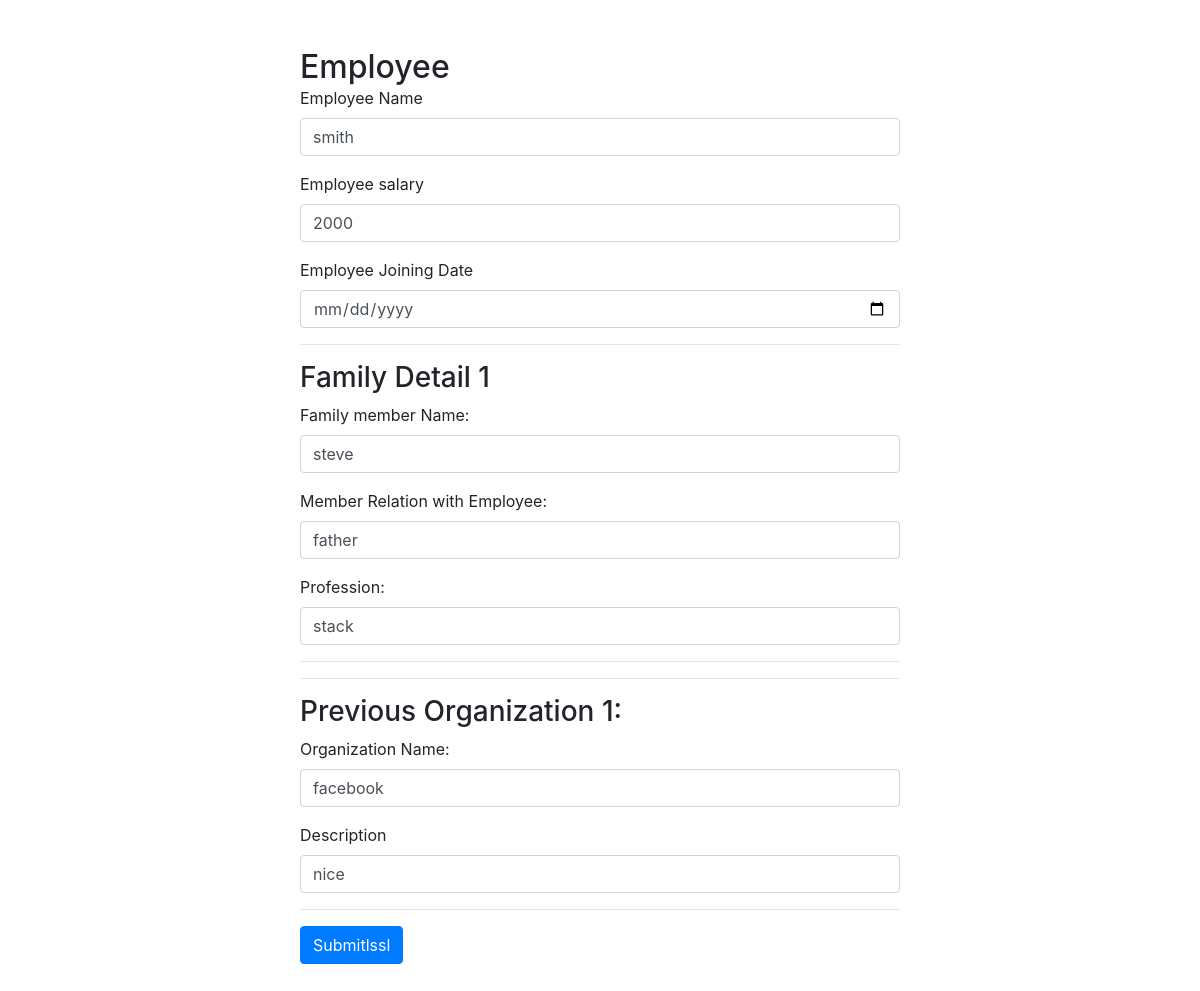
Page /employee/update/23 on the committed database.
### Employee/models.py (models this page shows, shortened)
class Employee(models.Model):
    name = models.CharField(max_length=100)
    salary = models.IntegerField()
    joining_date = models.DateField(auto_now_add=False, null=True, blank=True)

class FamilyDetail(models.Model):
    employees = models.ForeignKey(Employee, on_delete=models.CASCADE)
    name = models.CharField(max_length=100, null=True, blank=True)
    relation_with_employee = models.CharField(max_length=100, null=True, blank=True)
    profession = models.CharField(max_length=100, null=True, blank=True)

class PreviousOrganization(models.Model):
    employees = models.ForeignKey(Employee, on_delete=models.CASCADE)
    organization_name = models.CharField(max_length=50, null=True, blank=True)
    description = models.TextField(max_length=50, null=True, blank=True)

### Employee/views.py (the view, shortened to what this page needs)
# urls.py: path('update/<str:pk>', EmployeeUpdateView.as_view(), name="employee_update"),
class EmployeeUpdateView(View):
    def get(self, request, *args, pk, **kwargs):
        employee_obj = Employee.objects.get(id=pk)
        employee_family_details = FamilyDetail.objects.select_related().filter(employees= employee_obj).all()
        employee_previous_organizations = PreviousOrganization.objects.select_related().filter(employees= employee_obj).all()
        context = {
            'employee' : employee_obj,
            'employee_family_details': employee_family_details,
            'employee_previous_organizations': employee_previous_organizations
        }
        return render(request, 'employee_update.html', context)

### templates/employee_update.html (shortened to what this page needs)
<!doctype html>
<html lang="en">
  <head>
    <link rel="stylesheet" href="https://cdn.jsdelivr.net/npm/bootstrap@4.1.3/dist/css/bootstrap.min.css">
  </head>
  <body>
<div class="mt-5">
    <h2 class="m-auto w-50 m-auto ">Employee</h2>
    <form method="post" class="w-50 m-auto" action="{% url 'employee_update' employee.id %}">
        <div class="form-group">
          <label for="exampleInputEmail1">Employee Name</label>
          <input type="text" class="form-control" name="employee_name" value="{{employee.name}}" placeholder="Enter Name">
        </div>
        <div class="form-group">
            <label for="">Employee salary</label>
            <input type="number" class="form-control" name="employee_salary" value="{{employee.salary}}" placeholder="Enter salary">
        </div>
        <div class="form-group">
            <label for="">Employee Joining Date </label>
            <input type="date" class="form-control" name="employee_joining_date" value="" placeholder="Enter date">
        </div>
        <hr>
        {% for employee_family_detail in employee_family_details  %}
                <h3>Family Detail {{forloop.counter}}</h3>
            <div class="form-group">
                <label for="exampleInputEmail1">Family member Name:</label>
                <input type="text" class="form-control" name="member{{forloop.counter}}" value="{{employee_family_detail.name}}" placeholder="Enter name">
            </div>
            <div class="form-group">
                <label for="exampleInputEmail1">Member Relation with Employee:</label>
                <input type="text" class="form-control" name="memberrelation{{forloop.counter}}" value="{{employee_family_detail.relation_with_employee}}" placeholder="Enter relation">
            </div>
            <div class="form-group">
                <label for="exampleInputEmail1">Profession:</label>
                <input type="text" class="form-control" name="profession{{forloop.counter}}" value="{{employee_family_detail.profession}}" placeholder="Enter profession">
            </div>
            <hr>
            {% empty %}
                {% include 'extrarecored.html' %}
            {% endfor %}
        <hr>
        {% for employee_previous_organization in employee_previous_organizations  %}
        <h3>Previous Organization {{forloop.counter}}:</h3>
        <div class="form-group">
            <label for="exampleInputEmail1">Organization Name:</label>
            <input type="text" class="form-control" id="exampleInputEmail1" name="Organizationname{{forloop.counter}}" value="{{employee_previous_organization.organization_name}}" placeholder="Enter salary">
        </div>
        <div class="form-group">
            <label for="exampleInputEmail1">Description</label>
            <input type="text" class="form-control" id="exampleInputEmail1" value="{{employee_previous_organization.description}}" name="Description{{forloop.counter}}" aria-describedby="emailHelp" placeholder="Enter salary">
        </div>
        {% endfor %}
        <hr>
        <button type="submit" class="btn btn-primary">Submitlssl</button>
      </form>
      <div class="m-auto">
<br><br>
</div>
</div>
<br><br>
  </body>
</html>

### rows in the picture
Employee: employee_name "smith", employee_salary "2000"
FamilyDetail: name "steve", relation_with_employee "father", profession "stack"
PreviousOrganization: organization_name "facebook", description "nice"
